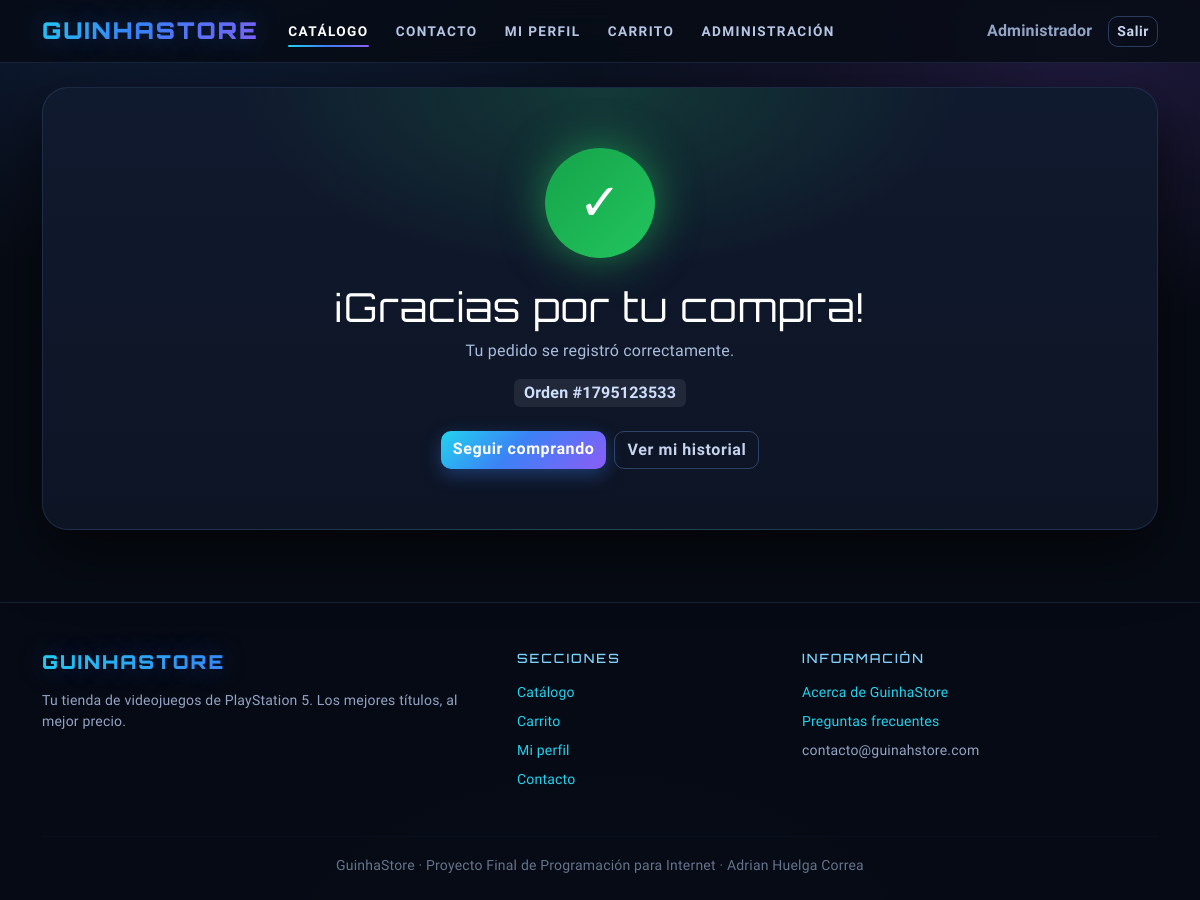
The app's page /gracias.php?orden=1795123533 (signed in), older data.
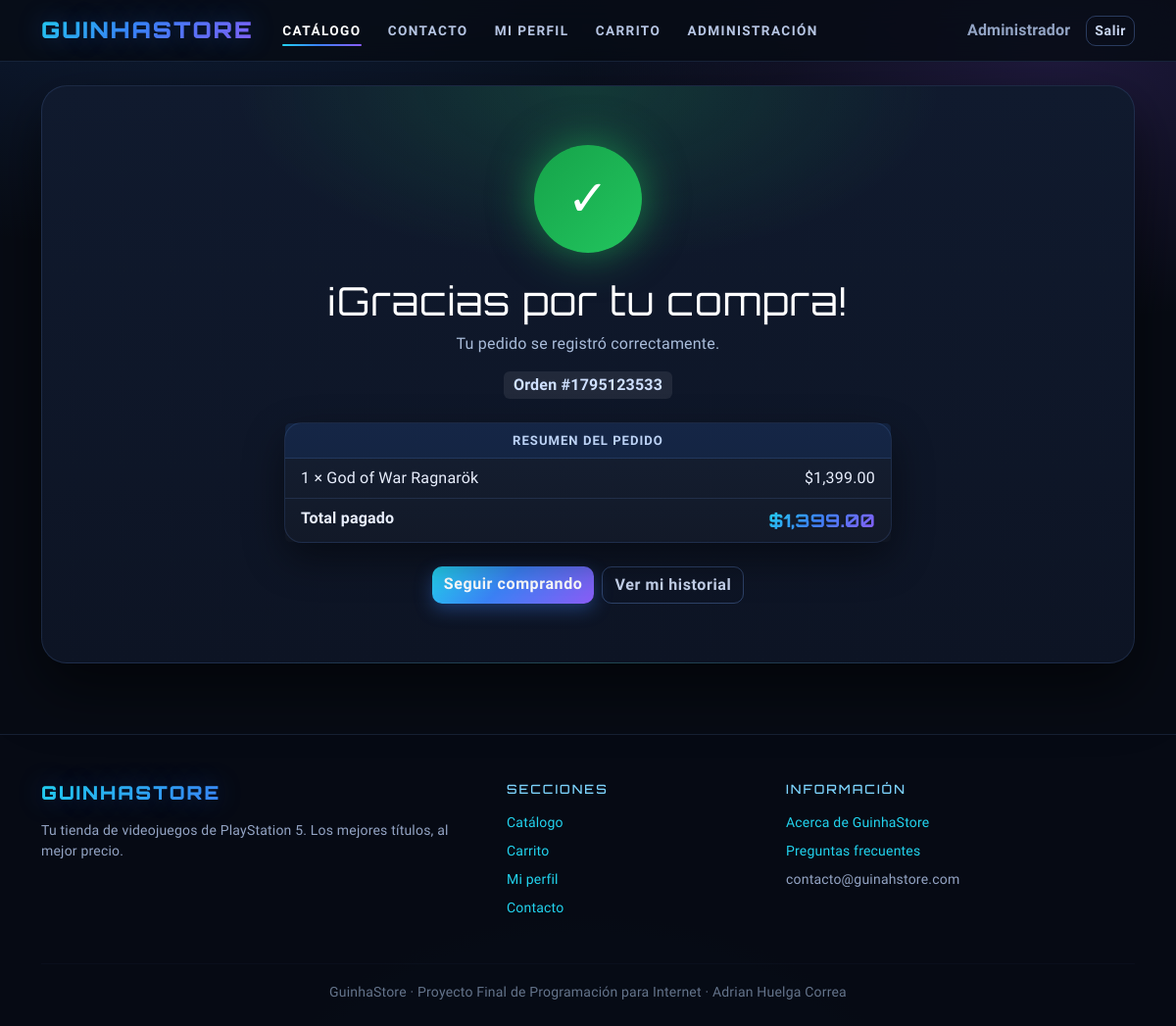
The same page, newer data.
### tables this page shows
CREATE TABLE `historial` (
  `id` int(11) NOT NULL AUTO_INCREMENT,
  `id_orden` int(11) NOT NULL,
  `id_usuario` int(11) NOT NULL,
  `id_producto` int(11) NOT NULL,
  `cantidad` int(11) NOT NULL DEFAULT 1,
  `precio_unitario` decimal(10,2) NOT NULL DEFAULT 0.00,
  `fecha` datetime NOT NULL DEFAULT current_timestamp(),
  PRIMARY KEY (`id`),
  KEY `idx_hist_usuario` (`id_usuario`),
  KEY `id_producto` (`id_producto`),
  CONSTRAINT `historial_ibfk_1` FOREIGN KEY (`id_usuario`) REFERENCES `usuarios` (`id`) ON DELETE CASCADE,
  CONSTRAINT `historial_ibfk_2` FOREIGN KEY (`id_producto`) REFERENCES `productos` (`id`) ON DELETE CASCADE
);

CREATE TABLE `productos` (
  `id` int(11) NOT NULL AUTO_INCREMENT,
  `nombre` varchar(150) NOT NULL,
  `descripcion` text DEFAULT NULL,
  `foto` mediumblob DEFAULT NULL,
  `precio` decimal(10,2) NOT NULL DEFAULT 0.00,
  `stock` int(11) NOT NULL DEFAULT 0,
  `fabricante` varchar(100) DEFAULT NULL,
  `origen` varchar(100) DEFAULT NULL,
  PRIMARY KEY (`id`)
);

### html/util.php (called while the page is built, shortened)
<?php
function precio($valor)
{
    return "$" . number_format((float) $valor, 2);
}

### html/gracias.php (the view, shortened to what this page needs)
<?php
require "conexion.php";
require "util.php";
$usuario = usuarioActual();
$idOrden = (int) ($_GET["orden"] ?? 0);
$stmt = mysqli_prepare($con, "SELECT h.cantidad, h.precio_unitario, p.nombre
                              FROM historial h JOIN productos p ON h.id_producto = p.id
                              WHERE h.id_orden = ? AND h.id_usuario = ?
                              ORDER BY h.id ASC");
mysqli_stmt_bind_param($stmt, "ii", $idOrden, $usuario["id"]);
mysqli_stmt_execute($stmt);
$r = mysqli_stmt_get_result($stmt);
$items = mysqli_fetch_all($r, MYSQLI_ASSOC);
$total = 0;
foreach ($items as $it) {
    $total += $it["cantidad"] * $it["precio_unitario"];
}
include "header.php";
?>
<div class="gracias animar">
    <div class="icono-ok">&#10003;</div>
    <h1 class="display-6 mb-2" style="color:#fff;">¡Gracias por tu compra!</h1>
    <p style="color:#a9bcda;">Tu pedido se registró correctamente.</p>
    <p class="mb-4">
        <span class="badge bg-dark fs-6">Orden #<?php echo $idOrden; ?></span>
    </p>
    <?php if (count($items) > 0) { ?>
        <div class="card mx-auto" style="max-width: 620px;">
            <div class="card-header">Resumen del pedido</div>
            <ul class="list-group list-group-flush">
                <?php foreach ($items as $it) { ?>
                    <li class="list-group-item d-flex justify-content-between">
                        <span><?php echo (int) $it["cantidad"]; ?> × <?php echo htmlspecialchars($it["nombre"]); ?></span>
                        <span><?php echo precio($it["cantidad"] * $it["precio_unitario"]); ?></span>
                    </li>
                <?php } ?>
                <li class="list-group-item d-flex justify-content-between fw-bold">
                    <span>Total pagado</span>
                    <span class="precio"><?php echo precio($total); ?></span>
                </li>
            </ul>
        </div>
    <?php } ?>
    <div class="d-flex gap-2 justify-content-center mt-4 flex-wrap">
        <a href="index.php" class="btn btn-primary">Seguir comprando</a>
        <a href="perfil.php" class="btn btn-outline-secondary">Ver mi historial</a>
    </div>
</div>
<?php include "footer.php"; ?>

Row changes from the older to the newer data that the page shows:
added historial: cantidad "1", id_producto.nombre "God of War Ragnarök", precio($it["cantidad"] * $it["precio_unitario"]) "$1,399.00"
Text that changed along with them:
text now shown: "RESUMEN DEL PEDIDO Total pagado"
